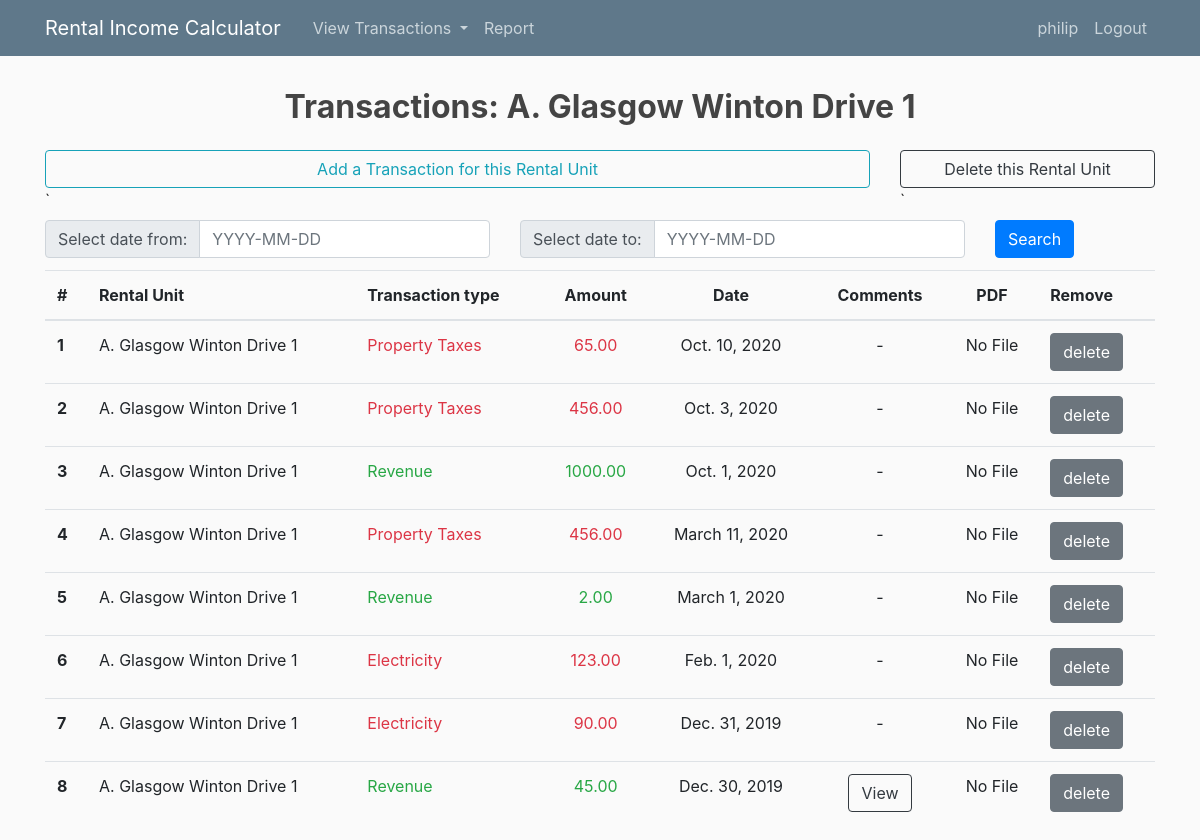
Screenshot of /transactions/5/ (signed in) with the database file from the repository.
### calculator/models.py (models this page shows, shortened)
class RentalUnit(models.Model):
	owner = models.ForeignKey(User, on_delete = models.CASCADE)
	RENTAL_TYPES = (
	    ('A','Apartment'),
	    ('G','Garage'),
	    ('H','House'),
	)
	rental_unit_type = models.CharField(max_length=1, choices=RENTAL_TYPES)
	address_city = models.CharField(max_length = 50)
	address_street = models.CharField(max_length = 50)
	address_zip_code = models.CharField(max_length = 10)
	address_number = models.CharField(max_length = 10)
	class Meta:
		ordering = ['address_city','address_street','address_number']
	def __str__(self):
		return " ".join([self.rental_unit_type+".", self.address_city, self.address_street, self.address_number])

class Transaction(models.Model):
	rental_unit_id = models.ForeignKey(RentalUnit, on_delete = models.CASCADE)
	TRANSACTION_TYPES = (
		('R','Revenue'),
		('I','Insurance'),
		('P','Property Taxes'),
		('E','Electricity'),
		('A','Administration fees'),
		('O','Other'),
	)
	transaction_type = models.CharField(max_length=1, choices=TRANSACTION_TYPES)
	transaction_date = models.DateField()
	amount = models.DecimalField(max_digits=10, decimal_places = 2)
	comments = models.CharField(max_length = 1000, null=True)
	pdf_file = models.FileField(upload_to="media/",blank=True, null=True)
	def __str__(self):
		return " ".join([str(self.rental_unit_id), self.transaction_type, str(self.transaction_date), str(self.amount)])

### calculator/views.py (the view)
# urls.py: path('transactions/<int:pk>/', views.TransactionView.as_view(), name='calculator-transaction'),
class TransactionView(DetailView):
	model =  RentalUnit
	def get_context_data(self, **kwargs):
		context = {}
		context['rental'] = self.get_object()
		context['rental_units'] = RentalUnit.objects.filter(owner = self.request.user)
		context['transactions'] = Transaction.objects.filter(rental_unit_id = context['rental']).order_by('-transaction_date')
		myFilter = TransactionFilter(self.request.GET, queryset=context['transactions'])
		context['myFilter'] = myFilter
		context['transactions'] = myFilter.qs
		context['months'] = ['January','Febrary','March','April','May','June','July','August','September','October','November','December']
		return context

### calculator/templates/calculator/rentalunit_detail.html (shortened to what this page needs)
{% extends 'calculator/base.html' %}
{% load widget_tweaks %}
{% block content %}
<h2 class="text-center font-weight-bolder py-2"> Transactions: {{rental}} </h2>
<div class="row justify-content-md pt-2">
	<div class = "col col-9">
		<a type="button" class="btn btn-outline-info btn-block" href="{% url 'transaction-create' rental.pk %}">Add a Transaction for this Rental Unit</a>`
	</div>
	<div class = "col col-3">
		<a type="button" class="btn btn-outline-dark btn-block" href="{% url 'rentalunit-delete' rental.pk %}">Delete this Rental Unit</a>`
	</div>
</div>
<div class="py-2">
		<form method="get">
			<div class="row">
				<div class = "col col-5">
					<div class="input-group mb-1">
					  <div class="input-group-prepend">
					    <span class="input-group-text" id="basic-addon1">
					    	Select date from:
					    </span>
					  </div>
					  {% render_field myFilter.form.date_from class="form-control" placeholder="YYYY-MM-DD"%}
					</div>
				</div>
				<div class = "col col-5">
					<div class="input-group mb-1">
					  <div class="input-group-prepend">
					    <span class="input-group-text" id="basic-addon1">
					    	Select date to:
					    </span>
					  </div>
					  {% render_field myFilter.form.date_to class="form-control" placeholder="YYYY-MM-DD"%}
					</div>
				</div>
				<div class = "col col-1">
					<button class="btn btn-primary" type="submit">Search</button>
				</div>
			</div>
		</form>
</div>
	<table class="table table-hover">
	  <thead>
	    <tr>
	      <th scope="col" class= text>#</th>
	      <th scope="col" class= text>Rental Unit</th>
	      <th scope="col" class= text>Transaction type</th>
	      <th scope="col" class= text-center>Amount</th>
	      <th scope="col" class= text-center>Date</th>
	      <th scope="col" class= text-center>Comments</th>
	      <th scope="col" class= text-center>PDF</th>
	      <th scope="col" class= text>Remove</th>
	    </tr>
	  </thead>
	  <tbody>
	  {% for trans in transactions%}
	    <tr>
	  		<th scope="row">{{ forloop.counter}}</th>
	  		<td class="text">{{trans.rental_unit_id}}</th>
	    	{% if trans.transaction_type == "R"%}
	      		<td class="text-success text">{{trans.get_transaction_type_display}}</td>
	      		<td class="text-success text-center">{{trans.amount}}</td>
	      	{% else %}
	      		<td class="text-danger text">{{trans.get_transaction_type_display}}</td>
	      		<td class="text-danger text-center">{{trans.amount}}</td>
	      	{% endif %}
	      	<td class="text-center">{{trans.transaction_date}}</td>
			{% if trans.comments != "-"%}
				<td class="text-center">
					<button type="button" class="btn btn-outline-dark" data-toggle="modal" data-target="#MyModal{{trans.id}}">View
					</button>
				</td>
			{% else %}
				<td class="text-center">-</td>
			{% endif %}
	      	{% if trans.pdf_file %}
	      		<td><a class="link" href="% url {{trans.pdf_file.url}}%">view</a></td>
	      	{% else %}
	      		<td class="text-center">No File</td>
	      	{% endif %}
	      	<td>
	      		<a class="btn btn-secondary" href="{% url 'transaction-delete' trans.pk %}">delete</a>
	      	</td>
	    </tr>
	  {% endfor %}
	  </tbody>
	</table>
{% endblock content %}

### calculator/templates/calculator/base.html (shortened to what this page needs)
{% load static %}
{% now "Y" as current_year %}
<!DOCTYPE html>
<html>
<head>
    <link rel="stylesheet" href="https://stackpath.bootstrapcdn.com/bootstrap/4.5.0/css/bootstrap.min.css">
    <link rel="stylesheet" type="text/css" href=" {% static 'calculator/main.css' %}">
</head>
<body>
	<header class="site-header">
	  <nav class="navbar navbar-expand-md navbar-dark bg-steel fixed-top">
	    <div class="container">
	      <a class="navbar-brand mr-4" href="{% url 'calculator-transactions' %}">Rental Income Calculator</a>
	      <div class="collapse navbar-collapse" id="navbarToggle">
	        <div class="navbar-nav mr-auto">
	        	{% if user.is_authenticated %}
	          		<li class="nav-item dropdown">
				        <a class="nav-link dropdown-toggle" href="#" id="navbarDropdown" role="button" data-toggle="dropdown" aria-haspopup="true" aria-expanded="false">
				          View Transactions
				        </a>
				      </li>
	          		<a class="nav-item nav-link" href="{% url 'calculator-report' current_year %}">Report</a>
	          	{% endif %}
	        </div>
	        <div class="navbar-nav">
	          {% if user.is_authenticated %}
	          	<a class="nav-item nav-link" href="{% url 'calculator-transactions'%}">{{user.username}}</a>
	          	<a class="nav-item nav-link" href="{% url 'logout'%}">Logout</a>
	          {% else %}
	          	<a class="nav-item nav-link" href="{% url 'login'%}">Login</a>
	          	<a class="nav-item nav-link" href="{% url 'register'%}">Register</a>
	          {% endif %}
	        </div>
	      </div>
	    </div>
	  </nav>
	</header>
	<main role="main" class="container">
	  <div class="row">
	    <div class="col-md-12">
	      	{% block content %}{% endblock %}
	    </div>
	  </div>
	</main>
</body>
</html>

### calculator/static/calculator/main.css (style rules this page uses)
body { background: #fafafa; color: #333333; margin-top: 5rem; }
h1, h2, h3, h4, h5, h6 { color: #444444; }
.bg-steel { background-color: #5f788a; }
.site-header .navbar-nav .nav-link { color: #cbd5db; }

### rows the page displays
RentalUnit: rental_unit_type+address_city+address_street "A. Glasgow Winton Drive 1"
Transaction: pdf_file "No File"
Transaction: pdf_file "No File"
Transaction: pdf_file "No File"
Transaction: pdf_file "No File"
Transaction: pdf_file "No File"
Transaction: pdf_file "No File"
Transaction: pdf_file "No File"
Transaction: pdf_file "No File"

### other values shown
{{ user.username }} "philip"
